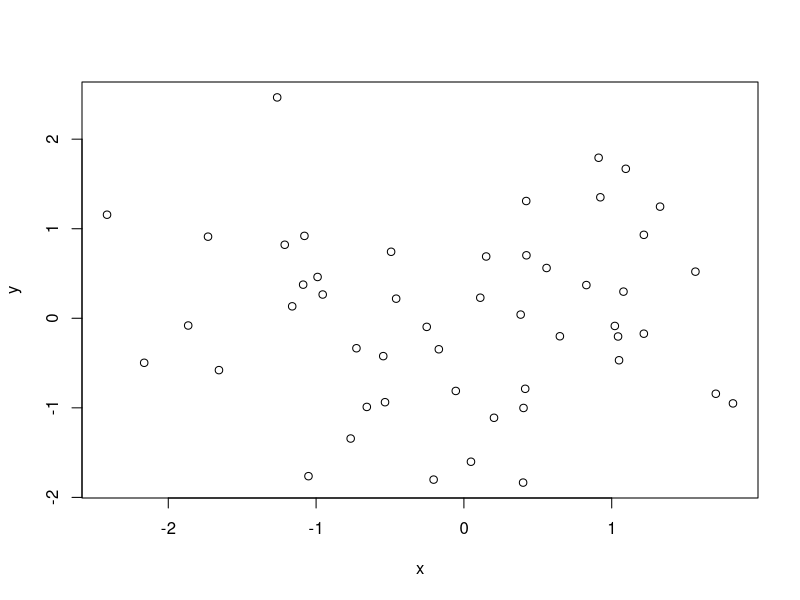
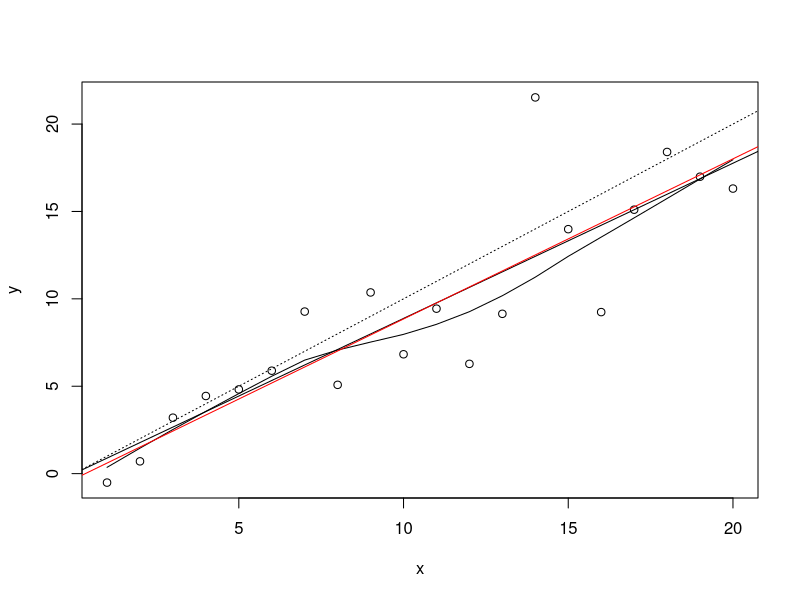
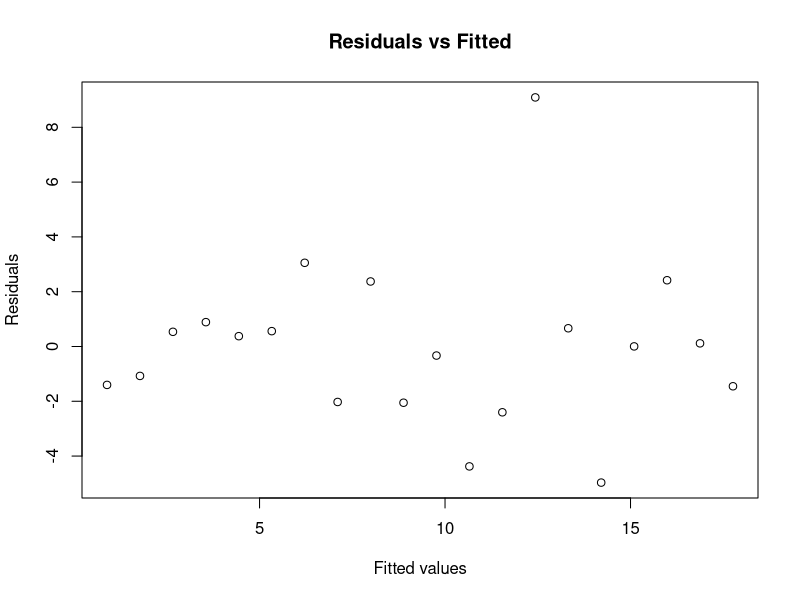
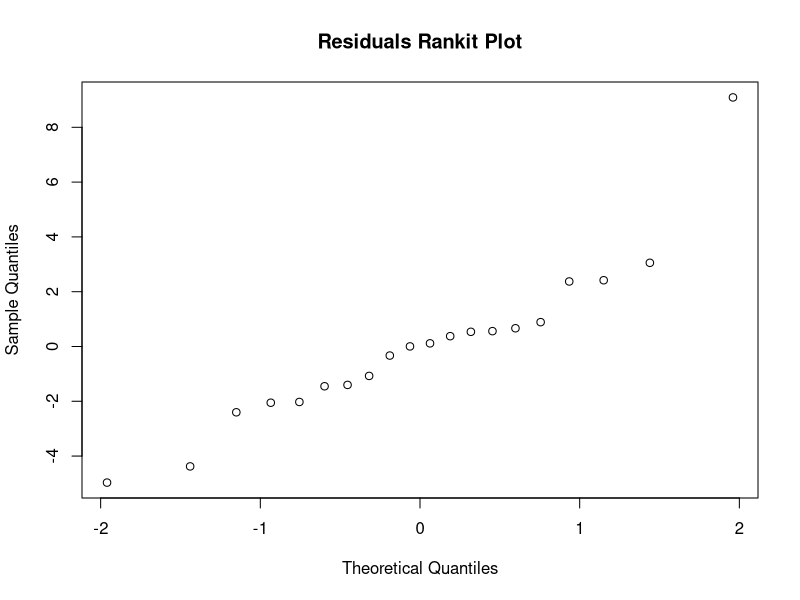

Recreate these plots in R, in order.

# Appendix A, sample session
x <- rnorm(50)
y <- rnorm(x)
plot(x, y)
ls()
rm(x, y)


x <- 1:20
# weight vector of standard deviations
w <- 1 + sqrt(x) / 2
# data frame
dummy <- data.frame(x = x, y = x + rnorm(x) * w)
dummy
# fit linear regression, y dependent on x
fm <- lm(y ~ x, data = dummy)
summary(fm)

# fit a weighted linear regression
fm1 <- lm(y ~ x, data = dummy, weights = 1/w^2)
summary(fm1)

# make dataframe columns visible as variables
attach(dummy)

# non-parametric local regression function
lrf <- lowess(x, y)
plot(x, y)
# add local regression line
lines(x, lrf$y)
# add true regression line
abline(0, 1, lty=3)
# add unweighted regression line
abline(coef(fm))
# add weighted regression line
abline(coef(fm1), col = "red")

# remove data from search path
detach()

# standard regression diagnostic plot to check for heteroscedasticity  
plot(fitted(fm), resid(fm),
     xlab="Fitted values",
     ylab="Residuals",
     main="Residuals vs Fitted")

# normal scores plot to check for skewness, kurtosis and outliers
qqnorm(resid(fm), main="Residuals Rankit Plot")

# clean up
rm(fm, fm1, lrf, w, dummy)


filepath <- system.file("data", "morley.tab" , package="datasets")
filepath
